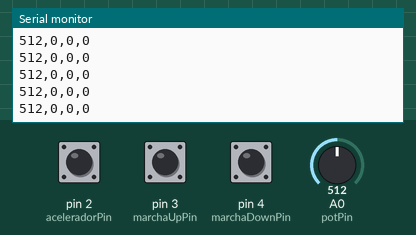
This sketch was run on a simulated Arduino Uno, built with avr-gcc and run on an emulated ATmega328P. Shown: the last lines printed to the serial monitor. The inputs (shaded band) are chosen by the test bench; at power-on: A0 (potPin) = 512, pin 2 (aceleradorPin) HIGH, pin 3 (marchaUpPin) HIGH, pin 4 (marchaDownPin) HIGH.

Above: at 1.2 s.
1.3 s: A0 (potPin) set to 110
At 2.1 s:
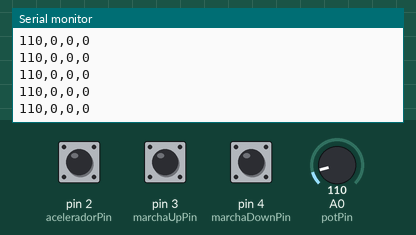
2.8 s: A0 (potPin) set to 94
At 3.7 s:
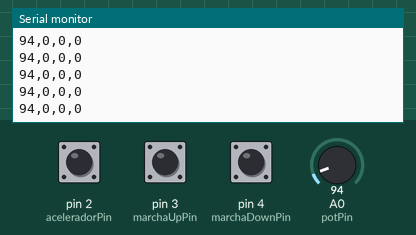
7.4 s: A0 (potPin) set to 11
At 8.2 s:
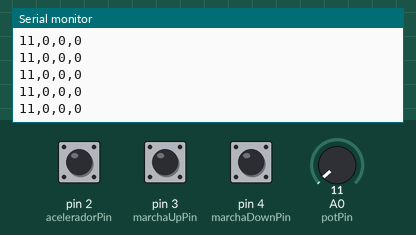
8.9 s: A0 (potPin) set to 8
At 9.9 s:
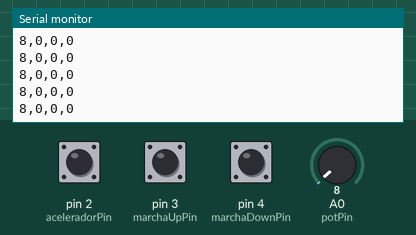
Timing chart, 0 to 11.9 s (numbered marks = the images above; inputs shaded):
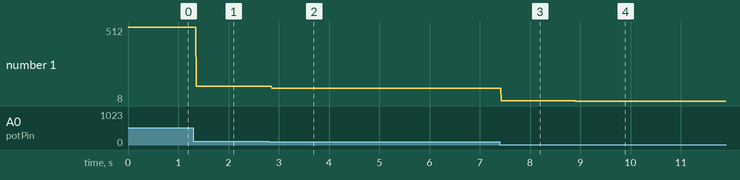

The sketch:

volante.ino
```cpp
const int potPin = A0;         // volante
const int aceleradorPin = 2;   // botão do acelerador
const int marchaUpPin = 3;     // subir marcha
const int marchaDownPin = 4;   // descer marcha

void setup() {
  Serial.begin(9600);
  pinMode(aceleradorPin, INPUT_PULLUP);
  pinMode(marchaUpPin, INPUT_PULLUP);
  pinMode(marchaDownPin, INPUT_PULLUP);
}

void loop() {
  int potValue = analogRead(potPin);
  bool acelerando = !digitalRead(aceleradorPin);
  bool marchaUp = !digitalRead(marchaUpPin);
  bool marchaDown = !digitalRead(marchaDownPin);

  Serial.print(potValue);
  Serial.print(",");
  Serial.print(acelerando);
  Serial.print(",");
  Serial.print(marchaUp);
  Serial.print(",");
  Serial.println(marchaDown);

  delay(10);
}
```

Measured:
- after the input at 1.3 s, the serial monitor: prints a new line after 0.06 s (image 1)
- after the input at 2.8 s, the serial monitor: prints a new line after 0.06 s (image 2)
- after the input at 7.4 s, the serial monitor: prints a new line at once (image 3)
- after the input at 8.9 s, the serial monitor: prints a new line at once (image 4)
- plotted number 1: 512 → 110 after the input at 1.3 s, 110 → 94 after the input at 2.8 s, 94 → 11 after the input at 7.4 s, 11 → 8 after the input at 8.9 s
